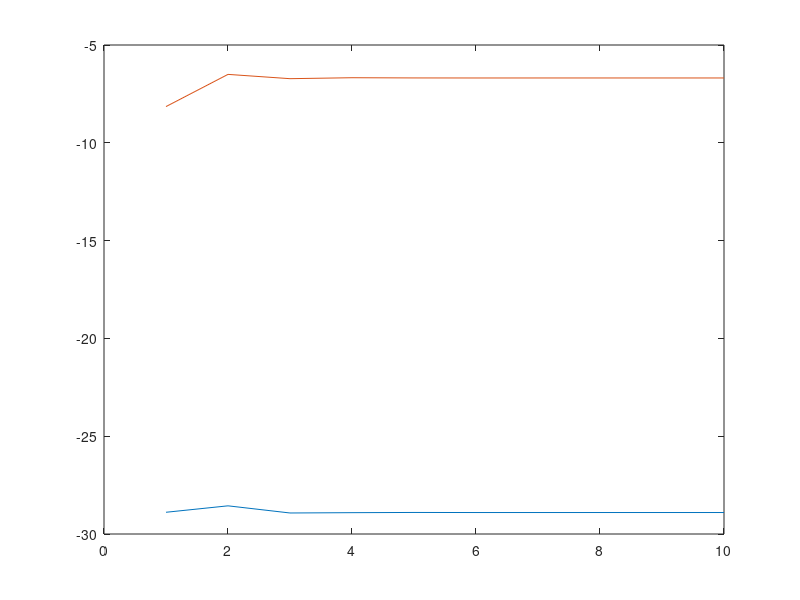
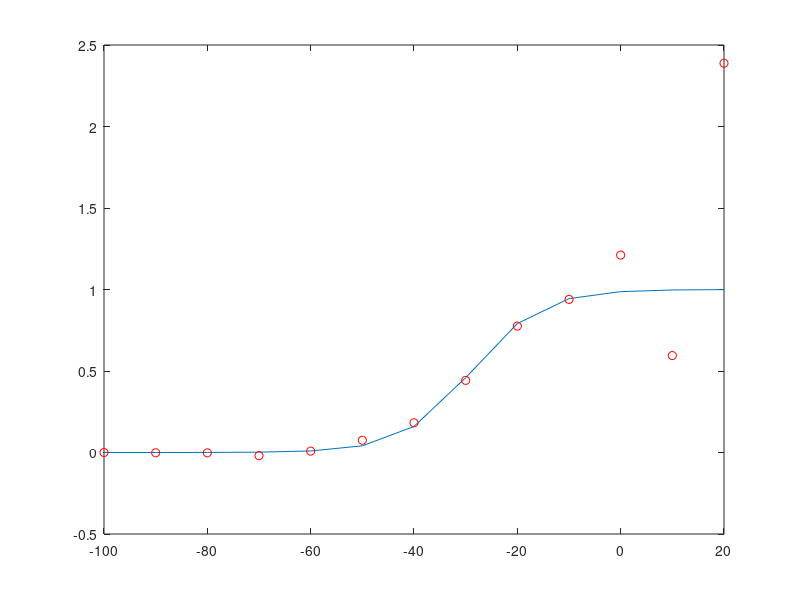

Source code (MATLAB) for these figures, in order:
% Optimization
% set up the variable that will contain the conductance, fit and error
% calculations
set(0,'DefaultFigureWindowStyle','docked');
close all
clc
mega=zeros(13,4);
mega(:,1)=-100:10:20;
mega(:,2)=...
    [0;
    -0.001757744;
    -0.002156989;
    -0.019252062;
    0.008406596;
    0.075149017;
    0.18218224;
    0.442478981;
    0.775598415;
    0.939357211;
    1.21099885;
    0.594722079;
    2.388324063];
%% begin vhalf and kd matricies
vhalf_lower=-100;
vhalf_upper=20;
vhalf_step=(vhalf_lower-vhalf_upper)/9;
vhalf_matrix=vhalf_lower:abs(vhalf_step):vhalf_upper;

kd_lower=-100;
kd_upper=20;
kd_step=(kd_lower-kd_upper)/9;
kd_matrix=kd_lower:abs(kd_step):kd_upper;
%% run error calculations and store to error matrix
sum_error=zeros(10,10);
for kd_i=1:size(kd_matrix,2)
    kd_value_now=kd_matrix(1,kd_i);
for vhalf_i=1:size(vhalf_matrix,2)
    vhalf_value_now=(vhalf_matrix(1,vhalf_i));
for i=1:size(mega,1)
    mega(i,3)=(1/(1+exp((mega(i,1)-vhalf_value_now)/kd_value_now)));
    mega(i,4)=(mega(i,2)-mega(i,3))^2;
end
sum_error(kd_i,vhalf_i)=sum(mega(:,4));% refer to kd as rows and vhalf as the columns
end
end
[r,c]=find(sum_error==min(min(sum_error)));
%% now the iterations start
variable_range=.5;%the percentage that kd or vhalf is increased or decreased each iteration
iterations=10;
fit_over_time=zeros(2,iterations);
for iteration=1:iterations

vhalf_lower=vhalf_matrix(1,c-1);
vhalf_upper=vhalf_matrix(1,c+1);
vhalf_step=(vhalf_lower-vhalf_upper)/9;
vhalf_matrix=vhalf_lower:abs(vhalf_step):vhalf_upper;

kd_lower=kd_matrix(1,r-1);
kd_upper=kd_matrix(1,r+1);
kd_step=(kd_lower-kd_upper)/9;
kd_matrix=kd_lower:abs(kd_step):kd_upper;

sum_error=zeros(10,10);
for kd_i=1:size(kd_matrix,2)
    kd_value_now=kd_matrix(1,kd_i);
for vhalf_i=1:size(vhalf_matrix,2)
    vhalf_value_now=(vhalf_matrix(1,vhalf_i));
for i=1:size(mega,1)
    mega(i,3)=(1/(1+exp((mega(i,1)-vhalf_value_now)/kd_value_now)));
    mega(i,4)=(mega(i,2)-mega(i,3))^2;
end
sum_error(kd_i,vhalf_i)=sum(mega(:,4));% refer to kd as rows and vhalf as the columns
end
end
[r,c]=find(sum_error==min(min(sum_error)));
Boltzman=[vhalf_matrix(1,c);kd_matrix(1,r)];
fit_over_time(:,iteration)=Boltzman;
end

disp('Final vhalf=');
disp(vhalf_matrix(1,c));
disp('Final Kd=');
disp(kd_matrix(1,r));

%%
figure(1)
h = figure(1);
set(h,'name',char('Fit over time'),'numbertitle','off');
plot(1:iterations,fit_over_time(1,:),1:iterations,fit_over_time(2,:))
%%
figure(2)
h = figure(2);
set(h,'name',char('Conductance'),'numbertitle','off');
for i=1:size(mega,1)
    mega(i,3)=(1/(1+exp((mega(i,1)-vhalf_matrix(1,c))/kd_matrix(1,r))));
    mega(i,4)=(mega(i,2)-mega(i,3))^2;
end
plot(mega(:,1),mega(:,3),mega(:,1),mega(:,2),'ro')

